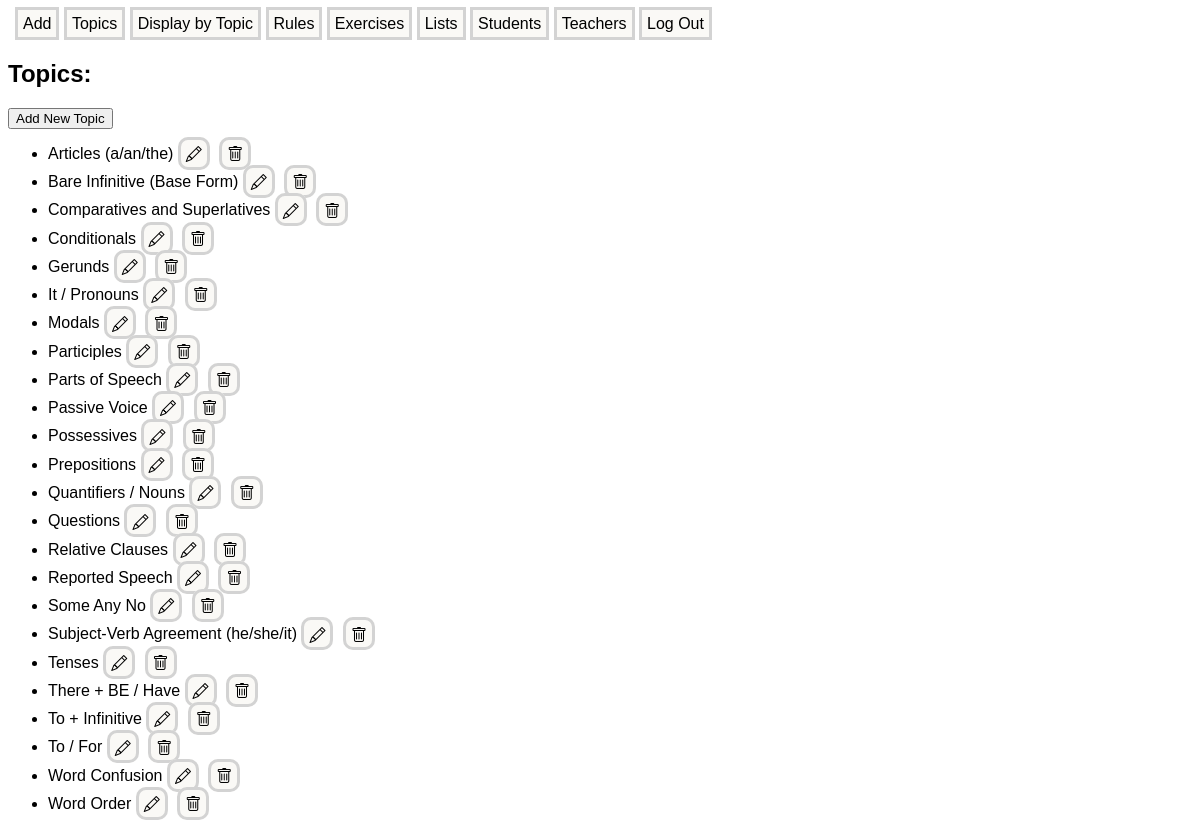
The app's page /topics with its own data.
### models.py (models this page shows)
class Topic(db.Model):
    id = db.Column(db.Integer, primary_key = True)
    topic_name = db.Column(db.String(200), index = True, unique = True, nullable = False)
    topic_errors = db.relationship('ErrorTopic', backref = "topic", lazy = 'joined', cascade = 'all, delete-orphan')
    topic_rules = db.relationship('RuleTopic', backref = 'topic', lazy = 'joined', cascade = 'all, delete-orphan')

### app.py (the view)
@app.route('/topics')
def topics():
    topics = Topic.query.order_by(Topic.topic_name).all()
    edit_topic_form = EditTopicForm()
    add_topic_form = EditTopicForm()
    return render_template('topics.html', topics=topics, edit_topic_form=edit_topic_form, add_topic_form=add_topic_form)

### templates/topics.html (shortened to what this page needs)
{% extends "base.html" %}
{% block content %}
<h2>Topics:</h2>
<button onclick="showForm('add-topic-form')">Add New Topic</button>
<ul>
{% for topic in topics %}
    <li class="topic-list-items">
        {{ topic.topic_name }}
        <a class="manage-link edit-icon" href="#" onclick="showForm('form-cell-{{ topic.id }}')"
        title="Edit"></a>
        <a class="manage-link trash-icon" href="{{ url_for('delete_topic', topic_id=topic.id) }}"
        onclick="return confirmTopicDelete();" title="Delete"></a>
    </li>
{% endfor %}
</ul>
{% endblock %}

### static/styles.css (style rules this page uses)
body { font-family: sans-serif; }
.manage-link { font-size: 16px; text-decoration: none; color: black; background-color: #FAF9F6; border: solid lightgray; border-radius: 10px; padding: 5px; margin-right: 5px; }
li { margin: 10px 0; }
.edit-icon::before { font-family: "bootstrap-icons"; content: "\f4cb"; display: inline-block; vertical-align: middle; text-align: center; }
.trash-icon::before { font-family: "bootstrap-icons"; content: "\f5de"; display: inline-block; vertical-align: middle; }

### records on screen
Topic: topic_name "Articles (a/an/the)"
Topic: topic_name "Bare Infinitive (Base Form)"
Topic: topic_name "Comparatives and Superlatives"
Topic: topic_name "Conditionals"
Topic: topic_name "Gerunds"
Topic: topic_name "It / Pronouns"
Topic: topic_name "Modals"
Topic: topic_name "Participles"
Topic: topic_name "Parts of Speech"
Topic: topic_name "Passive Voice"
Topic: topic_name "Possessives"
Topic: topic_name "Prepositions"
Topic: topic_name "Quantifiers / Nouns"
Topic: topic_name "Questions"
Topic: topic_name "Relative Clauses"
Topic: topic_name "Reported Speech"
Topic: topic_name "Some Any No"
Topic: topic_name "Subject-Verb Agreement (he/she/it)"
Topic: topic_name "Tenses"
Topic: topic_name "There + BE / Have"
Topic: topic_name "To + Infinitive"
Topic: topic_name "To / For"
Topic: topic_name "Word Confusion"
Topic: topic_name "Word Order"
